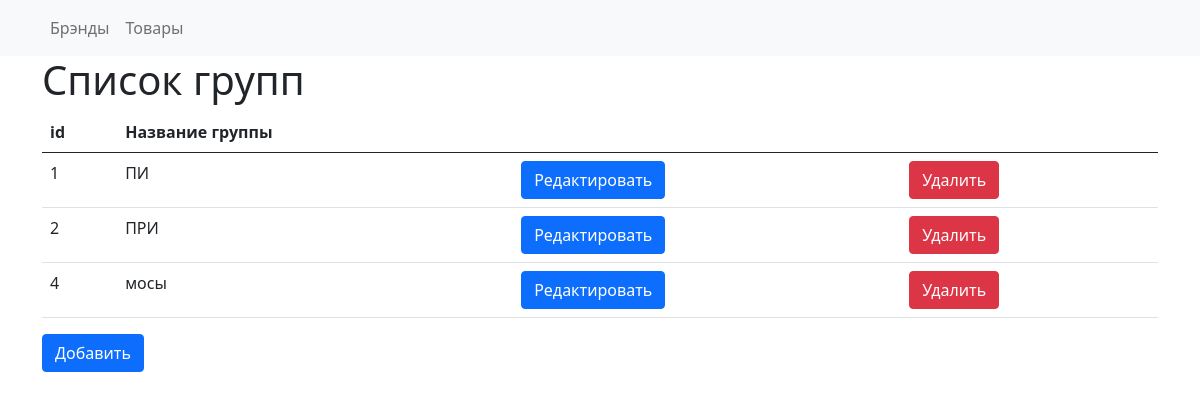
The app's page /group.php with its own data.
### tables this page shows
CREATE TABLE `groups` (
  `group_id` int(11) NOT NULL,
  `group_name` varchar(100) NOT NULL
);

### group.php (the view, shortened to what this page needs)
<!DOCTYPE html>
<html lang="en">
<head>
    <link rel="stylesheet" href="style.css">
    <link href="https://cdn.jsdelivr.net/npm/bootstrap@5.1.0/dist/css/bootstrap.min.css" rel="stylesheet">
</head>
<body>
    <?php
        require "header.php";
        require "logics/connect.php";
   ?>
   <div class="container">
        <h1>Список групп</h1>
        <table class="table">
            <thead>
                <tr>
                    <th scope="col">id</th>
                    <th scope="col">Название группы</th>
                    <th scope="col"></th>
                    <th scope="col"></th>
                </tr>
            </thead>
            <tbody>
                <?php
                    $query = "SELECT group_id, group_name  FROM groups";
                    $result = $mysql->query($query);
                    while ($row = $result->fetch_assoc()) {
                        echo "<tr><td>" . $row['group_id'] . "</td>
                            <td>" . $row['group_name'] . "</td>
                            <td><a href='group/edit.php?id=".$row['group_id']."' type='button' class='btn btn-primary'>Редактировать</a></td>
                            <td><button onclick='deleteMain(".$row['group_id'].", `group`)' type='button' class='btn btn-danger'>Удалить</button></td>
                        </tr>";
                    }
                ?>
            </tbody>
        </table>
        <a href="group/add.php" type='button' class='btn btn-primary'>Добавить</a>
   </div>
</body>
</html>

### style.css (style rules this page uses)
body { font-family: 'Roboto', sans-serif; background-color: #000; }
* { margin: 0; padding: 0; box-sizing: border-box; }

### records on screen
groups: group_id "1", group_name "ПИ"
groups: group_id "2", group_name "ПРИ"
groups: group_id "4", group_name "мосы"
